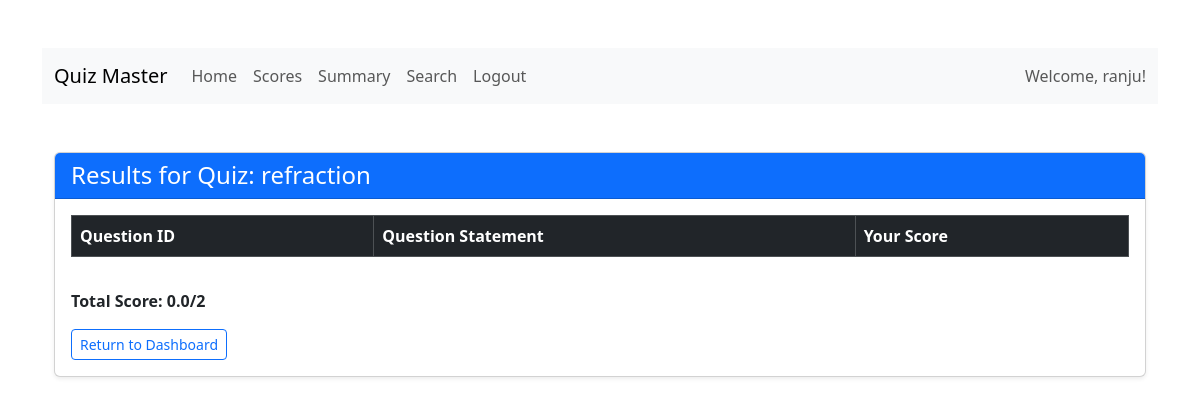
The app's page /dashboard/user/1/1/results, older data.
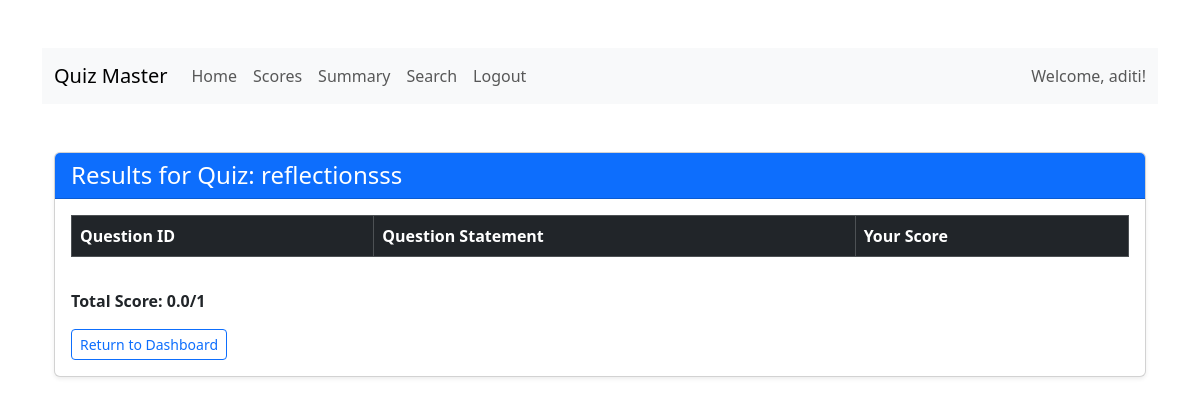
The same page, newer data.
### models/user.py (models this page shows)
class User(db.Model,UserMixin):
    id = db.Column(db.Integer, primary_key=True, autoincrement=True)
    email = db.Column(db.String(150), unique=True, nullable=False)
    password = db.Column(db.String(150), nullable=False)
    fullname = db.Column(db.String(150), nullable=False)
    qualification = db.Column(db.String(150))
    dob = db.Column(db.Date)
    role=db.Column(db.String(150),nullable=False,default="user")

### models/quiz.py (models this page shows)
class Quiz(db.Model):
    id = db.Column(db.Integer, primary_key=True)
    chapter_id = db.Column(db.Integer, db.ForeignKey('chapter.id'), nullable=False)
    quizdate = db.Column(db.Date)
    quizduration = db.Column(db.Time)
    quizname=db.Column(db.String(150), nullable=False,unique=True)
    questions = db.relationship('Question', backref='quiz', lazy=True)
    @hybrid_property
    def noofquestions(self):
        return len(self.questions)

### app.py (the view, shortened to what this page needs)
@app.route(
    "/dashboard/user/<int:quizid>/<int:scoreid>/results",
    methods=["GET", "POST"],
)
def userresults(quizid, scoreid):
    quiz = Quiz.query.filter_by(id=quizid).first()
    userscore = Score.query.filter_by(id=scoreid).first()
    userid = userscore.userid
    user=User.query.filter_by(id=userid).first()
    if not quiz or not userscore:
        return "Invalid quiz or score", 404
    yourscore = userscore.totalscored
    noofquestions = quiz.noofquestions
    scores = session.get('scores', {})
    data = []
    question_ids = [int(qid) for qid in scores.keys()]
    questions = Question.query.filter(Question.id.in_(question_ids)).all()
    question_map = {q.id: q for q in questions}
    return render_template(
        "userquizover.html",
        quiz=quiz,
        data=sorted(data, key=lambda x: x['id']),
        yourscore=yourscore,
        noofquestions=noofquestions,
        user=user
    )

### templates/userquizover.html (shortened to what this page needs)
{% extends "base.html" %}
{% block content %}
<nav class="navbar navbar-expand-lg navbar-light bg-light">
    <div class="container-fluid">
      <a class="navbar-brand" href="{{ url_for('userdashboard', id=user.id) }}">Quiz Master</a>
      <div class="collapse navbar-collapse">
        <ul class="navbar-nav me-auto mb-2 mb-lg-0">
          <li class="nav-item"><a class="nav-link" href="{{ url_for('userdashboard', id=user.id) }}">Home</a></li>
          <li class="nav-item"><a class="nav-link" href="{{ url_for('userscores', id=user.id) }}">Scores</a></li>
          <li class="nav-item"><a class="nav-link" href="{{ url_for('usersummary', id=user.id) }}">Summary</a></li>
          <li class="nav-item"><a class="nav-link" href="{{ url_for('usersearch', id=user.id) }}">Search</a></li>
          <li class="nav-item"><a class="nav-link" href="{{ url_for('logout') }}">Logout</a></li>
        </ul>
        <span class="navbar-text ms-auto">Welcome, {{ user.fullname }}!</span>
      </div>
    </div>
  </nav>
  <div class="container my-5">
    <div class="card shadow-sm">
      <div class="card-header bg-primary text-white">
        <h4 class="mb-0">Results for Quiz: {{ quiz.quizname }}</h4>
      </div>
      <div class="card-body">
        <div class="table-responsive">
          <table class="table table-striped table-hover table-bordered">
            <thead class="table-dark">
              <tr>
                <th>Question ID</th>
                <th>Question Statement</th>
                <th>Your Score</th>
              </tr>
            </thead>
          </table>
        </div>
        <div class="mt-3">
          <p class="fw-bold">Total Score: {{ yourscore }}/{{ noofquestions }}</p>
          <button type="button" onclick="location.href='{{ url_for('userdashboard', id=user.id) }}'" class="btn btn-outline-primary btn-sm">Return to Dashboard</button>
        </div>
      </div>
    </div>
  </div>
{% endblock %}

Row changes from the older to the newer data that the page shows:
changed User: fullname "ranju" → "aditi"
changed Quiz: quizname "refraction" → "reflectionsss"
Text that changed along with them:
{{ noofquestions }}: "2" → "1"
